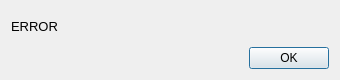
<?xml version="1.0" encoding="UTF-8"?>
<ui version="4.0">
 <class>Dialog</class>
 <widget class="QDialog" name="Dialog">
  <property name="geometry">
   <rect>
    <x>0</x>
    <y>0</y>
    <width>340</width>
    <height>80</height>
   </rect>
  </property>
  <property name="windowTitle">
   <string>Error</string>
  </property>
  <layout class="QGridLayout" name="gridLayout">
   <item row="0" column="0">
    <widget class="QLabel" name="messageLabel">
     <property name="font">
      <font>
       <pointsize>10</pointsize>
      </font>
     </property>
     <property name="text">
      <string>ERROR</string>
     </property>
    </widget>
   </item>
   <item row="1" column="0">
    <widget class="QDialogButtonBox" name="buttonBox">
     <property name="orientation">
      <enum>Qt::Horizontal</enum>
     </property>
     <property name="standardButtons">
      <set>QDialogButtonBox::Ok</set>
     </property>
    </widget>
   </item>
  </layout>
 </widget>
 <resources/>
 <connections>
  <connection>
   <sender>buttonBox</sender>
   <signal>accepted()</signal>
   <receiver>Dialog</receiver>
   <slot>accept()</slot>
   <hints>
    <hint type="sourcelabel">
     <x>248</x>
     <y>254</y>
    </hint>
    <hint type="destinationlabel">
     <x>157</x>
     <y>274</y>
    </hint>
   </hints>
  </connection>
  <connection>
   <sender>buttonBox</sender>
   <signal>rejected()</signal>
   <receiver>Dialog</receiver>
   <slot>reject()</slot>
   <hints>
    <hint type="sourcelabel">
     <x>316</x>
     <y>260</y>
    </hint>
    <hint type="destinationlabel">
     <x>286</x>
     <y>274</y>
    </hint>
   </hints>
  </connection>
 </connections>
</ui>
